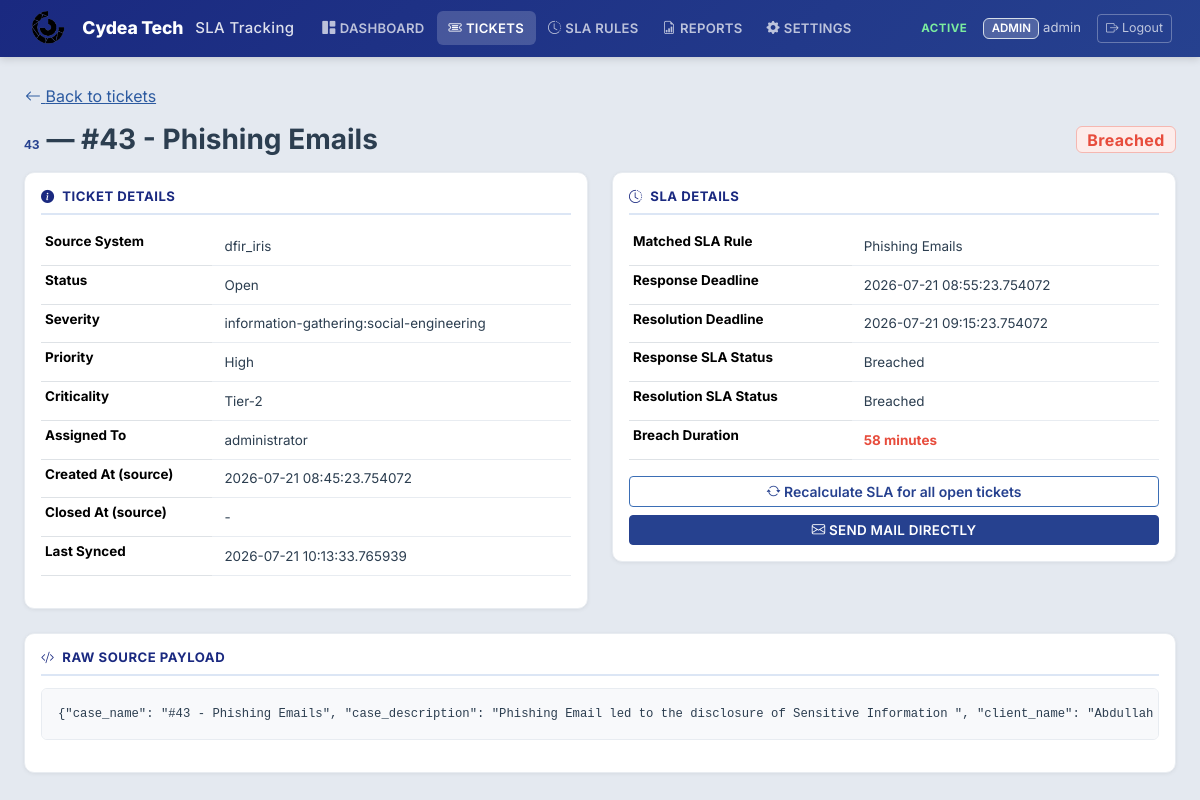
Page /tickets/12 (signed in) on the earlier database version.
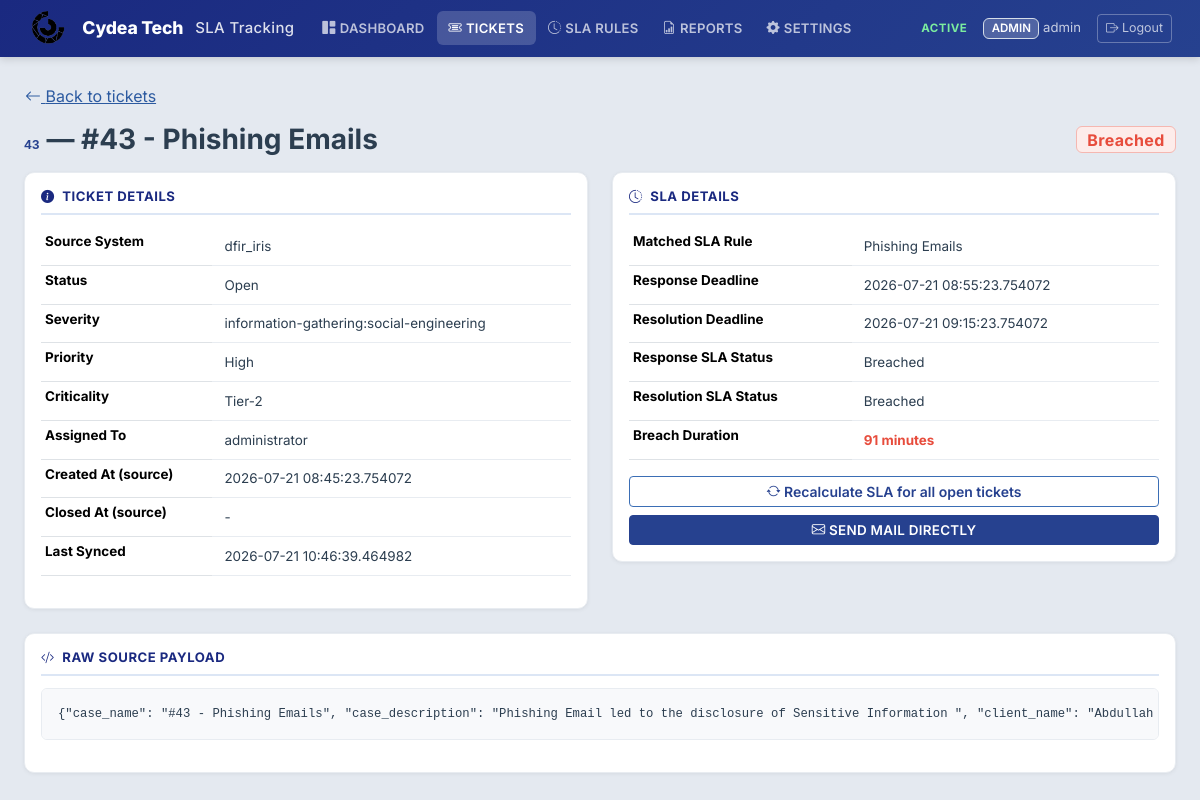
Same page on the later database version.
### models/user.py (models this page shows, shortened)
class User(UserMixin, db.Model):
    __tablename__ = "users"
    id = db.Column(db.Integer, primary_key=True)
    username = db.Column(db.String(80), unique=True, nullable=False, index=True)
    email = db.Column(db.String(255), unique=True, nullable=True)
    password_hash = db.Column(db.String(255), nullable=False)
    role = db.Column(db.String(20), nullable=False, default=ROLE_VIEWER)
    is_active_user = db.Column(db.Boolean, default=True, nullable=False)
    created_at = db.Column(db.DateTime, default=lambda: datetime.now(timezone.utc))
    reports_generated = db.relationship("Report", backref="generated_by_user", lazy="dynamic")
    def has_permission(self, permission):
        return permission in ROLE_PERMISSIONS.get(self.role, set())
    @property
    def is_active(self):
        return self.is_active_user

### models/ticket.py (models this page shows, shortened)
class Ticket(db.Model):
    __tablename__ = "tickets"
    id = db.Column(db.Integer, primary_key=True)
    client_id = db.Column(
        db.Integer, db.ForeignKey("clients.id"), nullable=True, index=True
    )
    external_id = db.Column(db.String(100), nullable=False, index=True)
    source_system = db.Column(db.String(50), nullable=False, default="dfir_iris", index=True)
    title = db.Column(db.String(500), nullable=True)
    status = db.Column(db.String(100), nullable=True, index=True)
    severity = db.Column(db.String(100), nullable=True, index=True)
    priority = db.Column(db.String(100), nullable=True, index=True)
    criticality = db.Column(db.String(100), nullable=True, index=True)
    assigned_to = db.Column(db.String(200), nullable=True, index=True)
    created_at_source = db.Column(db.DateTime, nullable=True)
    closed_at_source = db.Column(db.DateTime, nullable=True)
    response_deadline = db.Column(db.DateTime, nullable=True)
    resolution_deadline = db.Column(db.DateTime, nullable=True)
    response_sla_status = db.Column(db.String(50), nullable=True)
    resolution_sla_status = db.Column(db.String(50), nullable=True)
    sla_status = db.Column(db.String(50), nullable=True, default=SLA_NO_RULE, index=True)
    breach_duration_minutes = db.Column(db.Integer, nullable=True, default=0)
    sla_rule_id = db.Column(db.Integer, db.ForeignKey("sla_rules.id"), nullable=True)
    paused_at = db.Column(db.DateTime, nullable=True)
    total_paused_minutes = db.Column(db.Integer, nullable=False, default=0)
    near_breach_notified = db.Column(db.Boolean, default=False, nullable=False)
    breach_notified = db.Column(db.Boolean, default=False, nullable=False)
    raw_payload_json = db.Column(db.Text, nullable=True)
    last_synced_at = db.Column(db.DateTime, nullable=True)
    created_at = db.Column(db.DateTime, default=lambda: datetime.now(timezone.utc))
    updated_at = db.Column(
        db.DateTime,
        default=lambda: datetime.now(timezone.utc),
        onupdate=lambda: datetime.now(timezone.utc),
    )
    __table_args__ = (
        db.UniqueConstraint(
            "client_id", "source_system", "external_id",
            name="uq_client_source_external_id",
        ),
    )

### models/sla_rule.py (models this page shows, shortened)
class SLARule(db.Model):
    __tablename__ = "sla_rules"
    id = db.Column(db.Integer, primary_key=True)
    client_id = db.Column(
        db.Integer, db.ForeignKey("clients.id"), nullable=False, index=True
    )
    rule_name = db.Column(db.String(150), nullable=False)
    description = db.Column(db.Text, nullable=True)
    escalation_email = db.Column(db.String(255), nullable=True)
    created_by = db.Column(db.String(100), nullable=True)
    updated_by = db.Column(db.String(100), nullable=True)
    priority = db.Column(db.Integer, nullable=False, default=0)
    conditions = db.relationship(
        "SLARuleCondition",
        backref="sla_rule",
        cascade="all, delete-orphan",
        lazy="joined"
    )
    response_sla_minutes = db.Column(db.Integer, nullable=True)  # optional
    resolution_sla_minutes = db.Column(db.Integer, nullable=False)
    warning_threshold_percent = db.Column(db.Integer, nullable=False, default=80)
    business_hours_only = db.Column(db.Boolean, nullable=False, default=False)
    applies_to_status = db.Column(db.String(300), nullable=True)
    stop_status = db.Column(db.String(300), nullable=True)
    pause_status = db.Column(db.String(300), nullable=True)
    is_active = db.Column(db.Boolean, default=True, nullable=False, index=True)
    created_at = db.Column(db.DateTime, default=lambda: datetime.now(timezone.utc))
    updated_at = db.Column(
        db.DateTime,
        default=lambda: datetime.now(timezone.utc),
        onupdate=lambda: datetime.now(timezone.utc),
    )
    tickets = db.relationship("Ticket", backref="sla_rule", lazy="dynamic")

### routes/ticket_routes.py (the view)
@ticket_bp.route("/tickets/<int:ticket_id>")
@login_required
@permission_required("view_tickets")
def ticket_detail(ticket_id):
    ticket = Ticket.query.get_or_404(ticket_id)
    return render_template("ticket_detail.html", ticket=ticket)

### templates/ticket_detail.html (shortened to what this page needs)
{% extends "base.html" %}
{% block content %}
<a href="{{ url_for('tickets.ticket_list') }}" class="btn btn-link px-0 mb-2"><i class="bi bi-arrow-left"></i> Back to tickets</a>
<div class="d-flex justify-content-between align-items-center mb-3">
    <h3 class="mb-0">
        <code style="color: var(--blue-700);">{{ ticket.external_id }}</code> &mdash; {{ ticket.title }}
    </h3>
    <span class="badge bg-{{ sla_badge_color.get(ticket.sla_status, 'secondary') }} badge-sla fs-6">{{ ticket.sla_status or 'N/A' }}</span>
</div>
<div class="row g-4">
    <div class="col-lg-6">
        <div class="card p-3">
            <h6><i class="bi bi-info-circle-fill me-1"></i> Ticket Details</h6>
            <table class="table table-sm">
                <tr><th>Source System</th><td>{{ ticket.source_system }}</td></tr>
                <tr><th>Status</th><td>{{ ticket.status or '-' }}</td></tr>
                <tr><th>Severity</th><td>{{ severity_display(ticket.severity) }}</td></tr>
                <tr><th>Priority</th><td>{{ ticket.priority or '-' }}</td></tr>
                <tr><th>Criticality</th><td>{{ ticket.criticality or '-' }}</td></tr>
                <tr><th>Assigned To</th><td>{{ ticket.assigned_to or '-' }}</td></tr>
                <tr><th>Created At (source)</th><td>{{ ticket.created_at_source or '-' }}</td></tr>
                <tr><th>Closed At (source)</th><td>{{ ticket.closed_at_source or '-' }}</td></tr>
                <tr><th>Last Synced</th><td>{{ ticket.last_synced_at or '-' }}</td></tr>
            </table>
        </div>
    </div>
    <div class="col-lg-6">
        <div class="card p-3">
            <h6><i class="bi bi-clock-history me-1"></i> SLA Details</h6>
            <table class="table table-sm">
                <tr><th>Matched SLA Rule</th><td>{{ ticket.sla_rule.rule_name if ticket.sla_rule_id and ticket.sla_rule else 'No Matching Rule' }}</td></tr>
                <tr><th>Response Deadline</th><td>{{ ticket.response_deadline or '-' }}</td></tr>
                <tr><th>Resolution Deadline</th><td>{{ ticket.resolution_deadline or '-' }}</td></tr>
                <tr><th>Response SLA Status</th><td>{{ ticket.response_sla_status or '-' }}</td></tr>
                <tr><th>Resolution SLA Status</th><td>{{ ticket.resolution_sla_status or '-' }}</td></tr>
                <tr><th>Breach Duration</th><td>{% if ticket.breach_duration_minutes and ticket.breach_duration_minutes > 0 %}<span class="text-danger fw-bold">{{ ticket.breach_duration_minutes }} minutes</span>{% else %}{{ ticket.breach_duration_minutes or 0 }} minutes{% endif %}</td></tr>
            </table>
            <div class="d-grid gap-2">
                <form method="POST" action="{{ url_for('tickets.trigger_recalculate') }}" class="d-inline">
                    <button class="btn btn-outline-primary btn-sm w-100"><i class="bi bi-arrow-repeat"></i> Recalculate SLA for all open tickets</button>
                </form>
                <form method="POST" action="{{ url_for('tickets.send_mail_directly', ticket_id=ticket.id) }}" class="d-inline">
                    <button class="btn btn-primary btn-sm w-100"><i class="bi bi-envelope"></i> Send Mail Directly</button>
                </form>
            </div>
        </div>
    </div>
</div>
<div class="card p-3 mt-4">
    <h6><i class="bi bi-code-slash me-1"></i> Raw Source Payload</h6>
    <pre class="small p-3 rounded" style="max-height: 300px; overflow:auto;">{{ ticket.raw_payload_json or 'No raw payload stored.' }}</pre>
</div>
{% endblock %}

### templates/base.html (shortened to what this page needs)
<!DOCTYPE html>
<html lang="en">
<head>
    <link href="https://cdn.jsdelivr.net/npm/bootstrap@5.3.3/dist/css/bootstrap.min.css" rel="stylesheet">
    <link href="https://cdn.jsdelivr.net/npm/bootstrap-icons@1.11.3/font/bootstrap-icons.css" rel="stylesheet">
    <link rel="stylesheet" href="https://unpkg.com/leaflet@1.9.4/dist/leaflet.css"/>
    <link href="{{ url_for('static', filename='css/style.css') }}" rel="stylesheet">
</head>
<body>
{% if current_user.is_authenticated %}
<nav class="navbar navbar-expand-lg sticky-top">
    <div class="container-fluid">
        <a class="navbar-brand" href="{{ url_for('dashboard.index') }}">
            <img src="{{ url_for('static', filename='images/image.png') }}" alt="Cydea Tech Logo" style="height: 34px; max-width: 130px; object-fit: contain;" class="me-2">
            <span style="font-weight: 800; letter-spacing: -0.01em;">Cydea Tech</span>
            <span style="font-size: 0.85em; opacity: 0.85; font-weight: 500;" class="ms-1">SLA Tracking</span>
        </a>
        <div class="collapse navbar-collapse" id="navMenu">
            <ul class="navbar-nav me-auto mb-2 mb-lg-0">
                <li class="nav-item">
                    <a class="nav-link {% if request.endpoint == 'dashboard.index' %}active{% endif %}"
                       href="{{ url_for('dashboard.index') }}">
                       <i class="bi bi-grid-1x2-fill me-1"></i>Dashboard</a>
                </li>
                <li class="nav-item">
                    <a class="nav-link {% if request.endpoint and 'tickets.' in request.endpoint %}active{% endif %}"
                       href="{{ url_for('tickets.ticket_list') }}">
                       <i class="bi bi-ticket-detailed me-1"></i>Tickets</a>
                </li>
                {% if current_user.has_permission('manage_sla_rules') %}
                <li class="nav-item">
                    <a class="nav-link {% if request.endpoint and 'sla_rules.' in request.endpoint %}active{% endif %}"
                       href="{{ url_for('sla_rules.rule_list') }}">
                       <i class="bi bi-clock-history me-1"></i>SLA Rules</a>
                </li>
                {% endif %}
                {% if current_user.has_permission('view_reports') %}
                <li class="nav-item">
                    <a class="nav-link {% if request.endpoint and 'reports.' in request.endpoint %}active{% endif %}"
                       href="{{ url_for('reports.report_list') }}">
                       <i class="bi bi-file-earmark-bar-graph me-1"></i>Reports</a>
                </li>
                {% endif %}
                {% if current_user.has_permission('manage_iris_settings') %}
                <li class="nav-item">
                    <a class="nav-link {% if request.endpoint and 'settings.' in request.endpoint %}active{% endif %}"
                       href="{{ url_for('settings.settings_page') }}">
                       <i class="bi bi-gear-fill me-1"></i>Settings</a>
                </li>
                {% endif %}
            </ul>
            <div class="d-flex align-items-center gap-3">
                <span class="status-live"> Active</span>
                <span class="navbar-text">
                    <span class="badge bg-secondary">{{ current_user.role }}</span>
                    {{ current_user.username }}
                </span>
                <a href="{{ url_for('auth.logout') }}" class="btn btn-outline-light btn-sm">
                    <i class="bi bi-box-arrow-right"></i> Logout
                </a>
            </div>
        </div>
    </div>
</nav>
{% endif %}
<div class="container-fluid py-4 px-4">
    {% block content %}{% endblock %}
</div>
</body>
</html>

### static/css/style.css (style rules this page uses)
:root { --blue-900: #0f1a3e; --blue-800: #1a2980; --blue-700: #26418f; --blue-600: #2c5aa0; --blue-500: #3b6eb5; --blue-400: #5a8fd4; --blue-100: #dce6f5; --blue-50: #edf2fa; --bg-page: #e4e9f0; --bg-card: #ffffff; --bg-header: linear-gradient(135deg, #1a2980 0%, #26418f 100%); --text-dark: #2c3e50; --text-medium: #5a6a7e; --text-light: #8899aa; --text-on-blue: #ffffff; --border-color: #d5dde8; --border-light: #e8ecf1; --green: #27ae60; --green-light: #e8f8ef; --red: #e74c3c; --red-light: #fdecea; --amber: #f39c12; --amber-light: #fef9e7; --cyan: #3498db; --shadow-card: 0 1px 4px rgba(0, 0, 0, 0.06), 0 0 1px rgba(0, 0, 0, 0.04); --shadow-hover: 0 4px 12px rgba(0, 0, 0, 0.1); --radius-sm: 6px; --radius-md: 10px; --radius-lg: 14px; --font: 'Inter', -apple-system, 'Segoe UI', Roboto, sans-serif; }
*, *::before, *::after { box-sizing: border-box; }
body { background: var(--bg-page); color: var(--text-dark); font-family: var(--font); font-size: 14px; -webkit-font-smoothing: antialiased; }
h1, h2, h3, h4, h5, h6 { font-weight: 700; color: var(--text-dark); }
.navbar { background: var(--bg-header) !important; border: none; box-shadow: 0 2px 8px rgba(0, 0, 0, 0.15); padding: 0.4rem 1rem; }
.navbar-brand { font-weight: 800; font-size: 1.1rem; color: #ffffff !important; letter-spacing: 0.02em; display: flex; align-items: center; gap: 0.5rem; }
.navbar .nav-link { color: rgba(255, 255, 255, 0.7) !important; font-weight: 600; font-size: 0.82rem; letter-spacing: 0.02em; text-transform: uppercase; padding: 0.45rem 0.75rem !important; border-radius: var(--radius-sm); transition: all 0.15s ease; }
.navbar .nav-link.active { color: #ffffff !important; background: rgba(255, 255, 255, 0.18); }
.navbar-text { color: rgba(255, 255, 255, 0.75) !important; font-size: 0.82rem; }
.navbar .badge.bg-secondary { background: rgba(255, 255, 255, 0.2) !important; color: #ffffff !important; font-weight: 600; font-size: 0.72rem; text-transform: uppercase; }
.navbar .btn-outline-light { color: rgba(255, 255, 255, 0.7); border-color: rgba(255, 255, 255, 0.3); font-size: 0.78rem; }
.navbar .status-live { color: #7bed9f; font-size: 0.72rem; font-weight: 700; text-transform: uppercase; letter-spacing: 0.04em; }
.container-fluid.py-4.px-4 { max-width: 1480px; margin: 0 auto; padding-top: 1.25rem !important; }
.card { background: var(--bg-card); border: 1px solid var(--border-light); border-radius: var(--radius-md); box-shadow: var(--shadow-card); color: var(--text-dark); }
.card h6 { font-weight: 700; font-size: 0.82rem; color: var(--blue-800); text-transform: uppercase; letter-spacing: 0.04em; margin-bottom: 0.75rem; padding-bottom: 0.5rem; border-bottom: 2px solid var(--blue-100); }
.table { font-size: 0.84rem; --bs-table-bg: transparent; --bs-table-hover-bg: var(--blue-50); }
.table tbody td { padding: 0.55rem 0.75rem; vertical-align: middle; border-bottom-color: var(--border-light); color: var(--text-dark); }
.badge-sla { font-size: 0.72rem; font-weight: 700; padding: 0.3em 0.65em; letter-spacing: 0.02em; border-radius: var(--radius-sm); }
.badge.bg-danger { background: var(--red-light) !important; color: var(--red) !important; border: 1px solid #f5b7b1; }
.badge.bg-secondary { background: #f0f3f7 !important; color: var(--text-medium) !important; border: 1px solid var(--border-color); }
.btn-primary { background: var(--blue-700); border-color: var(--blue-700); color: #ffffff; font-weight: 600; font-size: 0.84rem; text-transform: uppercase; letter-spacing: 0.02em; }
.btn-outline-primary { border-color: var(--blue-500); color: var(--blue-700); font-weight: 600; }
.btn-link { color: var(--blue-600); }
pre { background: #f8f9fb !important; border: 1px solid var(--border-light); border-radius: var(--radius-sm); font-size: 0.8rem; color: var(--text-dark); }
code { color: var(--blue-700); font-size: 0.82rem; }
.text-danger { color: var(--red) !important; }
a { color: var(--blue-600); }

Differences in the rows shown:
changed Ticket "#43 - Phishing Emails": last_synced_at "2026-07-21 10:13:33.765939" → "2026-07-21 10:46:39.464982"; breach_duration_minutes "58" → "91"
